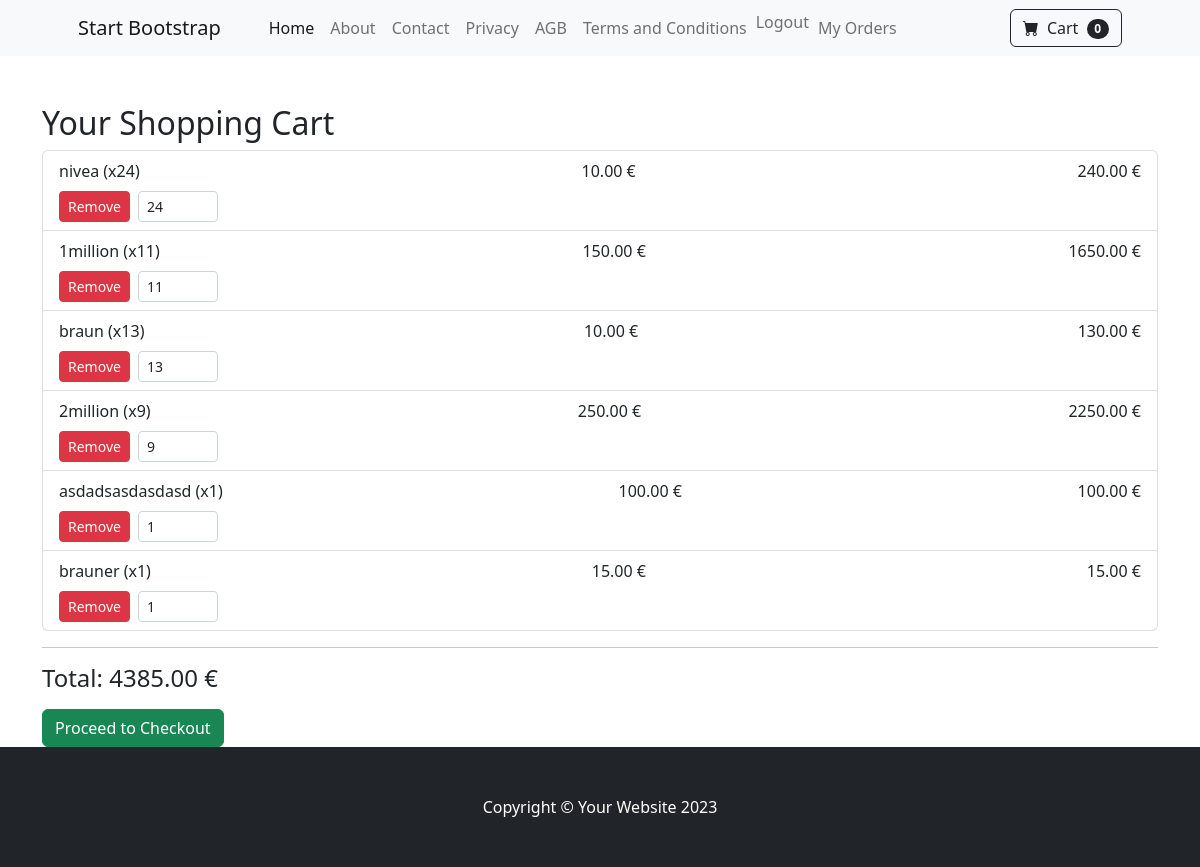
The app's page /cart/ (signed in), older data.
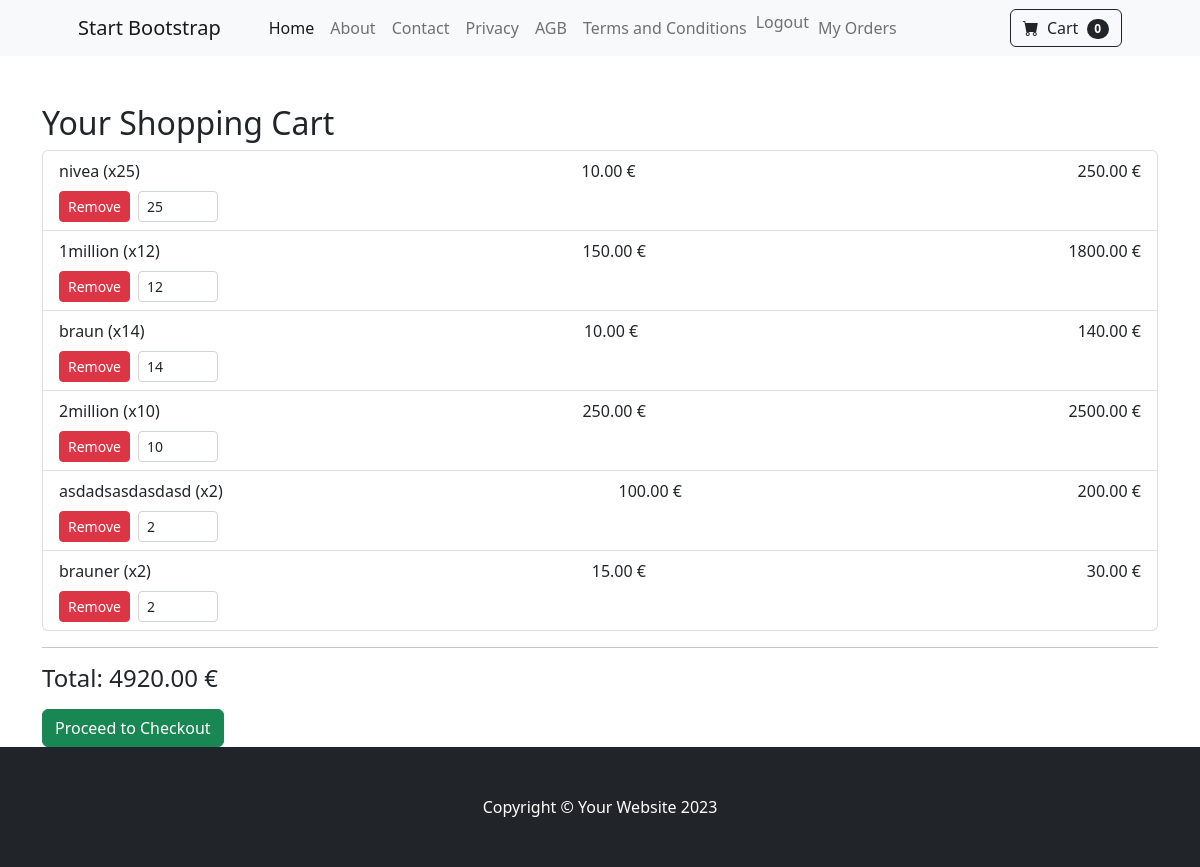
The same page, newer data.
### cart/models.py (models this page shows, shortened)
class CartItem(models.Model):
    cart = models.ForeignKey(Cart, on_delete=models.CASCADE, related_name='items')
    product = models.ForeignKey(Item, on_delete=models.CASCADE)
    quantity = models.PositiveIntegerField(default=1)
    def model_get_total_price(self) -> float:
        return self.quantity * self.product.price

### shop/models.py (models this page shows, shortened)
class Item(models.Model):
    category = models.ForeignKey(Category, on_delete=models.CASCADE, related_name='products')
    name = models.CharField(max_length=200)
    slug = models.SlugField(unique=True)
    on_sale = models.BooleanField(default=False)
    description = models.TextField(blank=True)
    price = models.DecimalField(max_digits=10, decimal_places=2)
    old_price = models.DecimalField(max_digits=10, decimal_places=2, blank=True, null=True)  # <--- NEU
    available = models.BooleanField(default=True)
    image = models.ImageField(upload_to='products/', blank=True, null=True)
    created = models.DateTimeField(auto_now_add=True)
    updated = models.DateTimeField(auto_now=True)

### cart/views.py (the view)
# urls.py: path('', views.cart_detail, name='cart_detail'),
@login_required
def cart_detail(request):
    service = CartService(request.user)
    return render(request, 'cart/cart_detail.html', {
        'cart_items': service.get_cart_items(),
        'total_price': service.get_total_price(),
        'login_required': request.user.is_authenticated,
    })

### cart/services/cart_services.py (called while the page is built)
    def _get_cart(self) -> Cart | None:
        try:
            return Cart.objects.get(user=self.user)
        except Cart.DoesNotExist:
            return None

    def get_cart_items(self) -> list[CartItem]:
        return self.cart.items.all() if self.cart else []

    def get_total_price(self)-> float:
        return sum(item.model_get_total_price() for item in self.get_cart_items())

### cart/templates/cart/cart_detail.html (shortened to what this page needs)
{% extends 'base.html' %}
{% block content %}
<div class="container mt-5">
  <h2>Your Shopping Cart</h2>
  {% if cart_items %}
  <ul class="list-group">
    {% for item in cart_items %}
    <li class="list-group-item d-flex justify-content-between align-items-center flex-wrap">
      <div class="w-100 d-flex justify-content-between">
        <span>{{ item.product.name }} (x{{ item.quantity }})</span>
        <span>{{ item.product.price|floatformat:2 }} €</span>
        <span>{{ item.model_get_total_price|floatformat:2 }} €</span>
      </div>
      <div class="mt-2 d-flex gap-2">
        <form action="{% url 'cart:remove_product_from_cart' item.id %}" method="POST">
          <button type="submit" class="btn btn-danger btn-sm">Remove</button>
        </form>
        <form action="{% url 'cart:update_cart_item' item.id %}" method="POST" class="d-flex align-items-center auto-submit-form">
          <input
            type="number"
            name="quantity"
            value="{{ item.quantity }}"
            min="1"
            class="form-control form-control-sm quantity-input"
            style="width: 80px;"
          />
        </form>
      </div>
    </li>
    {% endfor %}
  </ul>
  <hr />
  <h4>Total: {{ total_price|floatformat:2 }} €</h4>
  {% if cart_items %}
  <form action="{% url 'orders:order_review' %}" method="post" class="mt-3">
    <button type="submit" class="btn btn-success">
      Proceed to Checkout
    </button>
  </form>
{% endif %}
  {% else %}
  <p>Your cart is empty!</p>
  {% endif %}
</div>
{% endblock %}

Row changes from the older to the newer data that the page shows:
changed CartItem "nivea": quantity "24" → "25"; model_get_total_price "240.00" → "250.00"
changed CartItem "1million": quantity "11" → "12"; model_get_total_price "1650.00" → "1800.00"
changed CartItem "braun": quantity "13" → "14"; model_get_total_price "130.00" → "140.00"
changed CartItem "2million": quantity "9" → "10"; model_get_total_price "2250.00" → "2500.00"
changed CartItem "asdadsasdasdasd": quantity "1" → "2"; model_get_total_price "100.00" → "200.00"
changed CartItem "brauner": quantity "1" → "2"; model_get_total_price "15.00" → "30.00"
Text that changed along with them:
{{ total_price|floatformat:2 }}: "4385.00" → "4920.00"
